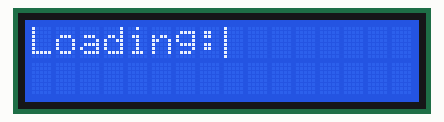
A sketch run on a simulated Arduino Uno, built with avr-gcc and run on an emulated ATmega328P. On the bench: 16×2 character LCD.

Above: at 0.1 s.
At 0.9 s:
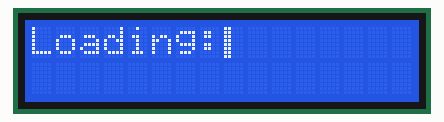
At 1.6 s:
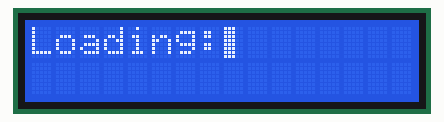
At 2.4 s:
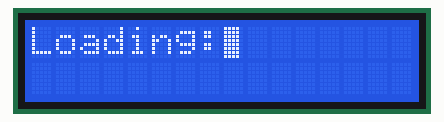
At 3.1 s:
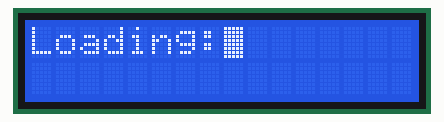

Measured:
- by itself, everything shown: repeats every 3.8 s, in 5 steps
- what the display in image 1 shows lasts 0.8 s, from 0.8 s to 1.6 s

The sketch:

Experiment_11_LCD_2.ino
```cpp
// (licence header left out)
#include <LiquidCrystal.h>

const byte percent20 [] = {
  B10000,
  B10000,
  B10000,
  B10000,
  B10000,
  B10000,
  B10000,
  B10000,
};

const byte percent40 [] = {
  B11000,
  B11000,
  B11000,
  B11000,
  B11000,
  B11000,
  B11000,
  B11000,
};

const byte percent60 [] = {
  B11100,
  B11100,
  B11100,
  B11100,
  B11100,
  B11100,
  B11100,
  B11100,
};

const byte percent80 [] = {
  B11110,
  B11110,
  B11110,
  B11110,
  B11110,
  B11110,
  B11110,
  B11110,
};

const byte percent100 [] = {
  B11111,
  B11111,
  B11111,
  B11111,
  B11111,
  B11111,
  B11111,
  B11111,
};


// initialize the library by associating any needed LCD interface pin
// with the Arduino pin number it is connected to
LiquidCrystal lcd(2, 3, 8, 9, 10, 11);

void setup() {
  // set up the LCD's number of columns and rows:
  lcd.begin(16, 2);
  // Static message
  lcd.print ("Loading: ");
  // create special characters
  lcd.createChar (0, percent20);
  lcd.createChar (1, percent40);
  lcd.createChar (2, percent60);
  lcd.createChar (3, percent80);
  lcd.createChar (4, percent100);
}

void loop() {

  for (int i = 0; i < 5; i++) {
    lcd.setCursor (8, 0); //move cursor
    lcd.write (i);
    delay (750);
  }
}
```
